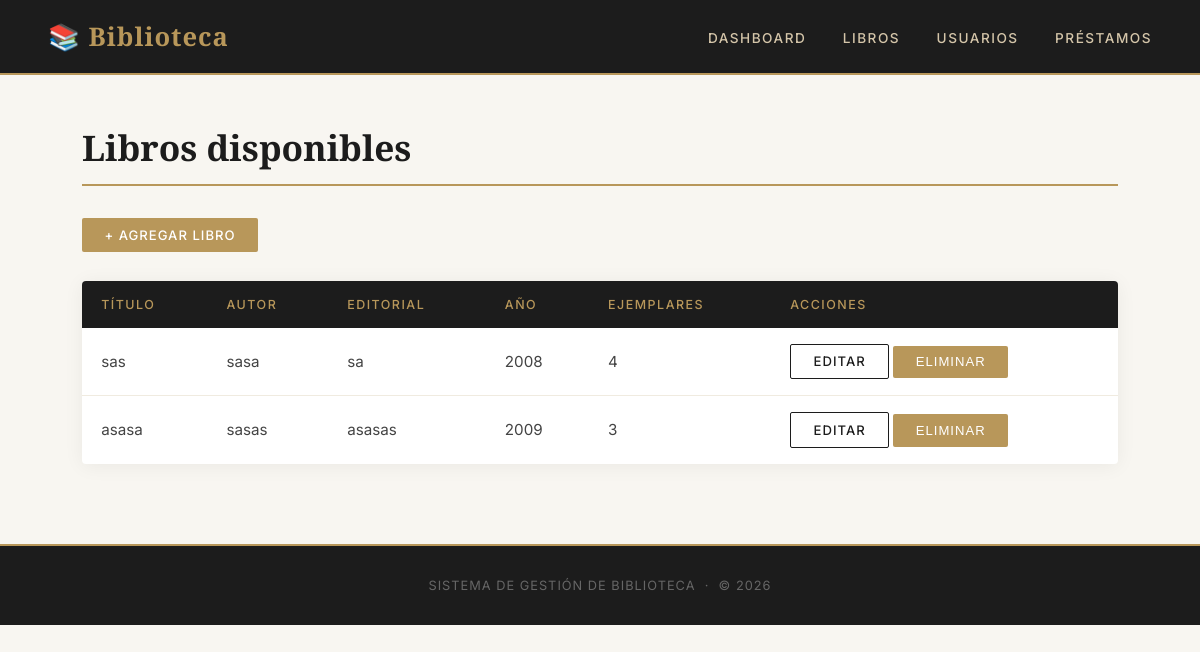
Page /libros/ on the earlier database version.
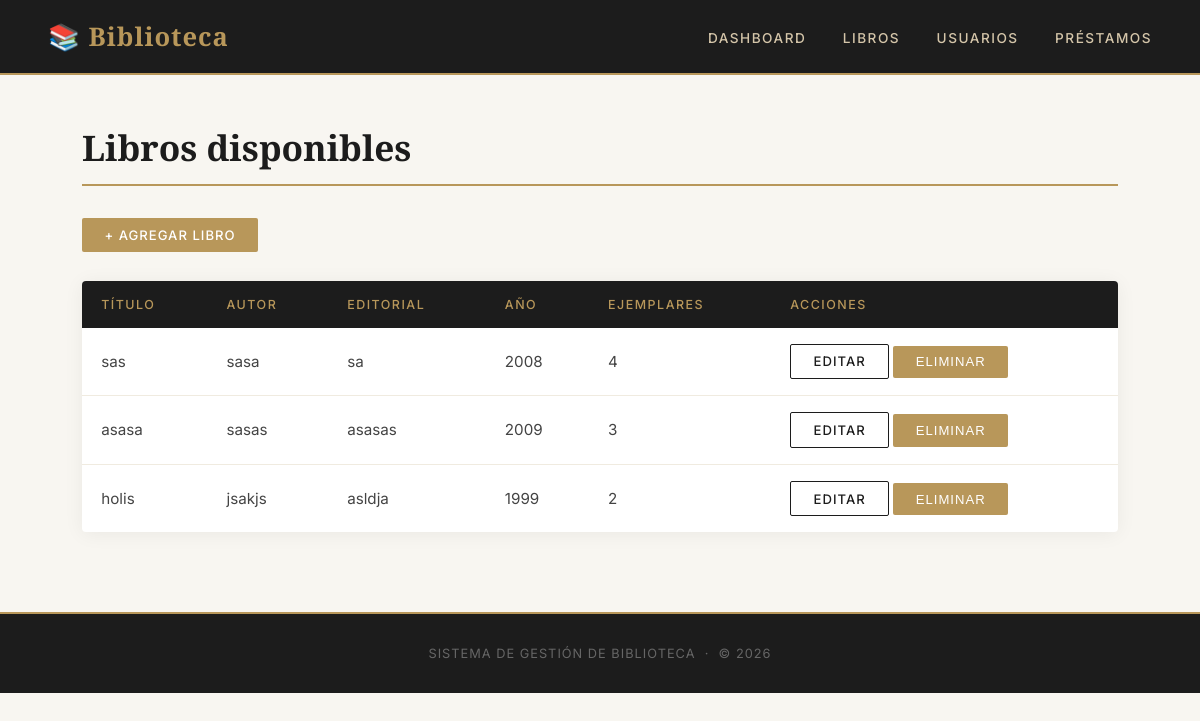
Same page on the later database version.
### app/models/libro.py (models this page shows)
class Libro(db.Model):
    __tablename__ = 'libros'
    id = db.Column(db.Integer, primary_key=True)
    titulo = db.Column(db.String(200), nullable=False)
    autor = db.Column(db.String(100), nullable=False)
    editorial = db.Column(db.String(100), nullable=False)
    anio_publicacion = db.Column(db.Integer, nullable=False)
    cantidad_ejemplares = db.Column(db.Integer, nullable=False)

### app/routes/libros.py (the view)
@libros_bp.route('/')
def listar():
    libros = Libro.query.all()
    return render_template('libros/listar.html', libros=libros)

### app/templates/libros/listar.html (shortened to what this page needs)
{% extends 'base.html' %}
{% block content %}
<h1>Libros disponibles</h1>
<div class="actions">
    <a href="/libros/agregar" class="btn">+ Agregar libro</a>
</div>
<table>
    <thead>
        <tr>
            <th>Título</th>
            <th>Autor</th>
            <th>Editorial</th>
            <th>Año</th>
            <th>Ejemplares</th>
            <th>Acciones</th>
        </tr>
    </thead>
    <tbody>
        {% for libro in libros %}
        <tr>
            <td>{{ libro.titulo }}</td>
            <td>{{ libro.autor }}</td>
            <td>{{ libro.editorial }}</td>
            <td>{{ libro.anio_publicacion }}</td>
            <td>{{ libro.cantidad_ejemplares }}</td>
            <td>
                <a href="/libros/editar/{{ libro.id }}" class="btn-secondary">Editar</a>
                <form method="POST" action="/libros/eliminar/{{ libro.id }}" class="inline">
                    <button type="submit">Eliminar</button>
                </form>
            </td>
        </tr>
        {% endfor %}
    </tbody>
</table>
{% endblock %}

### app/templates/base.html (shortened to what this page needs)
<!DOCTYPE html>
<html lang="es">
<head>
</head>
<body>
    <nav>
        <a href="/" class="logo">📚 Biblioteca</a>
        <div class="nav-links">
            <a href="/dashboard">Dashboard</a>
            <a href="/libros/">Libros</a>
            <a href="/usuarios/">Usuarios</a>
            <a href="/prestamos/">Préstamos</a>
        </div>
    </nav>
    <div class="container">
        {% block content %}{% endblock %}
    </div>
    <footer>
        <p>SISTEMA DE GESTIÓN DE BIBLIOTECA &nbsp;·&nbsp; © 2026</p>
    </footer>
</body>
</html>

### app/templates/base.html (style rules this page uses)
* { margin: 0; padding: 0; box-sizing: border-box; }
body { font-family: 'Inter', sans-serif; background: #f8f6f1; min-height: 100vh; color: #2c2c2c; }
nav { background: #1c1c1c; padding: 1.2rem 3rem; display: flex; justify-content: space-between; align-items: center; border-bottom: 2px solid #b8975a; }
nav .logo { color: #b8975a; font-family: 'Playfair Display', serif; font-size: 1.6rem; font-weight: 600; text-decoration: none; letter-spacing: 1px; }
nav .nav-links a { color: #d4c5a9; text-decoration: none; margin-left: 2rem; font-size: 0.85rem; font-weight: 500; letter-spacing: 1.5px; text-transform: uppercase; transition: color 0.3s; }
.container { max-width: 1100px; margin: 3rem auto; padding: 0 2rem; }
h1 { font-family: 'Playfair Display', serif; color: #1c1c1c; margin-bottom: 2rem; font-size: 2.2rem; font-weight: 600; border-bottom: 2px solid #b8975a; padding-bottom: 0.8rem; }
table { width: 100%; border-collapse: collapse; background: white; border-radius: 4px; overflow: hidden; box-shadow: 0 2px 20px rgba(0,0,0,0.06); }
th { background: #1c1c1c; color: #b8975a; padding: 1rem 1.2rem; text-align: left; font-size: 0.78rem; letter-spacing: 1.5px; text-transform: uppercase; font-weight: 500; }
td { padding: 1rem 1.2rem; border-bottom: 1px solid #f0ebe0; color: #444; font-size: 0.95rem; }
tr:last-child td { border-bottom: none; }
a.btn { background: #b8975a; color: white; padding: 0.55rem 1.4rem; border-radius: 2px; text-decoration: none; border: none; cursor: pointer; font-size: 0.82rem; font-weight: 500; letter-spacing: 1px; text-transform: uppercase; transition: background 0.3s; display: inline-block; }
button { background: #b8975a; color: white; padding: 0.55rem 1.4rem; border-radius: 2px; text-decoration: none; border: none; cursor: pointer; font-size: 0.82rem; font-weight: 500; letter-spacing: 1px; text-transform: uppercase; transition: background 0.3s; }
a.btn-secondary { background: transparent; color: #1c1c1c; padding: 0.55rem 1.4rem; border-radius: 2px; text-decoration: none; font-size: 0.82rem; font-weight: 500; letter-spacing: 1px; text-transform: uppercase; border: 1px solid #1c1c1c; transition: all 0.3s; display: inline-block; }
form.inline { display: inline; }
.actions { display: flex; gap: 0.8rem; align-items: center; margin-bottom: 1.8rem; }
footer { background: #1c1c1c; color: #666; text-align: center; padding: 2rem; font-size: 0.8rem; letter-spacing: 1px; margin-top: 5rem; border-top: 2px solid #b8975a; }

Differences in the rows shown:
added Libro: titulo "holis", autor "jsakjs", editorial "asldja", anio_publicacion "1999", cantidad_ejemplares "2"
